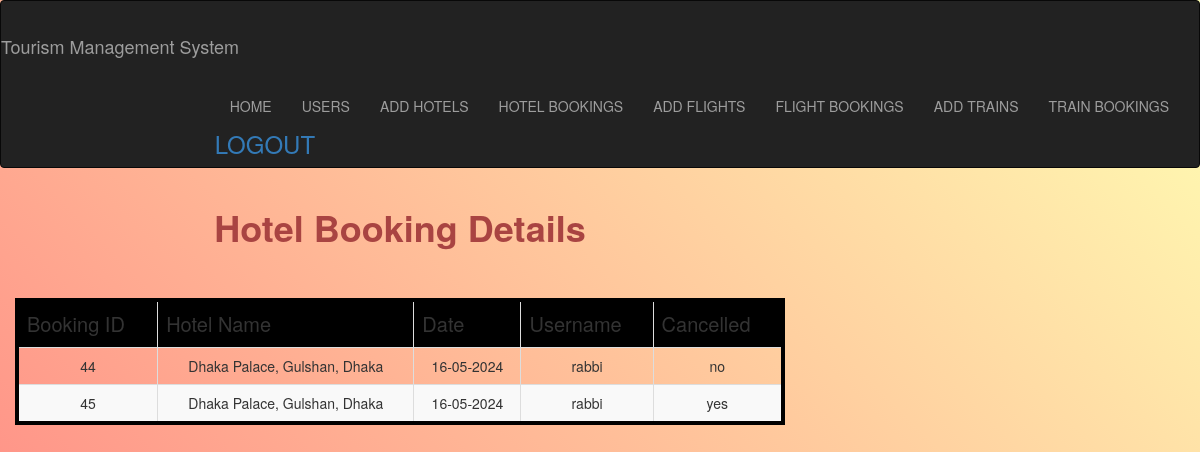
The page /Management/hotelbookings_view.php on the database its author committed.
### tables this page shows
CREATE TABLE `hotelbookings` (
  `bookingID` int(10) NOT NULL,
  `hotelName` varchar(50) NOT NULL,
  `date` varchar(100) NOT NULL,
  `username` varchar(50) NOT NULL,
  `cancelled` varchar(10) NOT NULL
);

### Management/hotelbookings_view.php (the view, shortened to what this page needs)
<!Doctype html>
<html>
<head>
<link href="/css/main.css" rel="stylesheet">
<link href="/css/bootstrap.min.css" rel="stylesheet">
<link href="https://maxcdn.bootstrapcdn.com/font-awesome/4.7.0/css/font-awesome.min.css" rel="stylesheet">
<link rel="stylesheet" href="https://maxcdn.bootstrapcdn.com/bootstrap/3.3.7/css/bootstrap.min.css">
</head>
<body>
	<div class="container-fliud">
        <nav class="navbar navbar-inverse">
  <div class="container-fluid">
    <div class="navbar-header">
      <h1 class="navbar-brand"> Tourism Management System</h1>
    </div>
     <div class="collapse navbar-collapse" id="nav">
    <ul class="nav navbar-nav" style="float:right">
        <li><a href="Home.php">HOME</a></li>
		<li><a href="users_add.php">USERS</a></li>
              <li><a href="hotels_add.php">ADD HOTELS</a></li>
              <li><a href="hotelbookings_view.php">HOTEL BOOKINGS</a></li>
              <li><a href="flights_add.php">ADD FLIGHTS</a></li>
              <li><a href="flightbookings_view.php">FLIGHT BOOKINGS</a></li>
              <li><a href="trains_add.php">ADD TRAINS</a></li>
              <li><a href="trainbookings_view.php">TRAIN BOOKINGS</a></li>
			  <h3><a href="adminLogout.php">LOGOUT</a></h3>
    </ul>
  </div>
</div>
</nav>
</div>
    <div class="col-lg-8">
			<h1 class="text-danger text-center" style="font-weight:bold">Hotel Booking Details</h1>
			<br>
			<br>
			<div>
<?php
$servername = "localhost";
$username = "root";
$password = "";
$dbname = "projectmeteor";
$conn = new mysqli($servername, $username, $password, $dbname);
$sql = "SELECT bookingID,hotelName,date,username,cancelled FROM hotelbookings";
$result = $conn->query($sql);
echo "
<center>
<table class='table table-striped table-bordered table-hover py-5' style='width:200%; border: 4px solid black; text:white; text-align: center;'>
<tr class='text-centre text-white'style='font-size:20px; background:black'>
<th>Booking ID</th>
<th>Hotel Name</th>
<th>Date</th>
<th>Username</th>
<th>Cancelled</th>
</tr>
</center>";
if ($result->num_rows > 0) {
    while($row = $result->fetch_assoc()) {
      echo "<tr>";
echo "<td>" . $row['bookingID'] . "</td>";
echo "<td>" . $row['hotelName'] . "</td>";
echo "<td>" . $row['date'] . "</td>";
echo "<td>" . $row['username'] . "</td>";
echo "<td>" . $row['cancelled'] . "</td>";
echo "</tr>";
    }
} else {
    echo "0 results";
}
?>
</div>
</div>
</body>
</html>

### Management/hotelbookings_view.php (style rules this page uses)
body { background: linear-gradient(45deg, #ff8080, #ffffb3); height: 100%; margin: 0; background-repeat: no-repeat; background-attachment: fixed; width:100%; }

### rows shown on the page
hotelbookings: bookingID "44", hotelName "Dhaka Palace, Gulshan, Dhaka", date "16-05-2024", username "rabbi", cancelled "no"
hotelbookings: bookingID "45", hotelName "Dhaka Palace, Gulshan, Dhaka", date "16-05-2024", username "rabbi", cancelled "yes"
